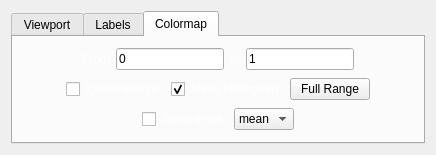
<?xml version="1.0" encoding="UTF-8"?>
<ui version="4.0">
 <class>Form</class>
 <widget class="QWidget" name="Form">
  <property name="geometry">
   <rect>
    <x>0</x>
    <y>0</y>
    <width>436</width>
    <height>155</height>
   </rect>
  </property>
  <property name="windowTitle">
   <string>Form</string>
  </property>
  <layout class="QGridLayout" name="gridLayout">
   <item row="0" column="0">
    <widget class="QTabWidget" name="tabWidget">
     <property name="currentIndex">
      <number>2</number>
     </property>
     <widget class="QWidget" name="tab">
      <attribute name="title">
       <string>Viewport</string>
      </attribute>
      <layout class="QVBoxLayout" name="verticalLayout_2">
       <item>
        <layout class="QHBoxLayout" name="horizontalLayout_5">
         <item>
          <spacer name="horizontalSpacer">
           <property name="orientation">
            <enum>Qt::Horizontal</enum>
           </property>
           <property name="sizeHint" stdset="0">
            <size>
             <width>40</width>
             <height>20</height>
            </size>
           </property>
          </spacer>
         </item>
         <item>
          <widget class="QLabel" name="label_5">
           <property name="palette">
            <palette>
             <active>
              <colorrole role="WindowText">
               <brush brushstyle="SolidPattern">
                <color alpha="255">
                 <red>255</red>
                 <green>255</green>
                 <blue>255</blue>
                </color>
               </brush>
              </colorrole>
             </active>
             <inactive>
              <colorrole role="WindowText">
               <brush brushstyle="SolidPattern">
                <color alpha="255">
                 <red>255</red>
                 <green>255</green>
                 <blue>255</blue>
                </color>
               </brush>
              </colorrole>
             </inactive>
             <disabled>
              <colorrole role="WindowText">
               <brush brushstyle="SolidPattern">
                <color alpha="255">
                 <red>127</red>
                 <green>127</green>
                 <blue>127</blue>
                </color>
               </brush>
              </colorrole>
             </disabled>
            </palette>
           </property>
           <property name="text">
            <string>Transpose:</string>
           </property>
          </widget>
         </item>
         <item>
          <widget class="QComboBox" name="transpose">
           <item>
            <property name="text">
             <string>Auto</string>
            </property>
           </item>
           <item>
            <property name="text">
             <string>Yes</string>
            </property>
           </item>
           <item>
            <property name="text">
             <string>No</string>
            </property>
           </item>
          </widget>
         </item>
         <item>
          <widget class="QLabel" name="label_7">
           <property name="palette">
            <palette>
             <active>
              <colorrole role="WindowText">
               <brush brushstyle="SolidPattern">
                <color alpha="255">
                 <red>255</red>
                 <green>255</green>
                 <blue>255</blue>
                </color>
               </brush>
              </colorrole>
             </active>
             <inactive>
              <colorrole role="WindowText">
               <brush brushstyle="SolidPattern">
                <color alpha="255">
                 <red>255</red>
                 <green>255</green>
                 <blue>255</blue>
                </color>
               </brush>
              </colorrole>
             </inactive>
             <disabled>
              <colorrole role="WindowText">
               <brush brushstyle="SolidPattern">
                <color alpha="255">
                 <red>127</red>
                 <green>127</green>
                 <blue>127</blue>
                </color>
               </brush>
              </colorrole>
             </disabled>
            </palette>
           </property>
           <property name="text">
            <string>Flip Y:</string>
           </property>
          </widget>
         </item>
         <item>
          <widget class="QComboBox" name="flipy">
           <item>
            <property name="text">
             <string>Auto</string>
            </property>
           </item>
           <item>
            <property name="text">
             <string>Yes</string>
            </property>
           </item>
           <item>
            <property name="text">
             <string>No</string>
            </property>
           </item>
          </widget>
         </item>
         <item>
          <spacer name="horizontalSpacer_2">
           <property name="orientation">
            <enum>Qt::Horizontal</enum>
           </property>
           <property name="sizeHint" stdset="0">
            <size>
             <width>40</width>
             <height>20</height>
            </size>
           </property>
          </spacer>
         </item>
        </layout>
       </item>
       <item>
        <layout class="QHBoxLayout" name="horizontalLayout">
         <item>
          <spacer name="horizontalSpacer_10">
           <property name="orientation">
            <enum>Qt::Horizontal</enum>
           </property>
           <property name="sizeHint" stdset="0">
            <size>
             <width>40</width>
             <height>20</height>
            </size>
           </property>
          </spacer>
         </item>
         <item>
          <widget class="QCheckBox" name="x_show">
           <property name="palette">
            <palette>
             <active>
              <colorrole role="WindowText">
               <brush brushstyle="SolidPattern">
                <color alpha="255">
                 <red>255</red>
                 <green>255</green>
                 <blue>255</blue>
                </color>
               </brush>
              </colorrole>
             </active>
             <inactive>
              <colorrole role="WindowText">
               <brush brushstyle="SolidPattern">
                <color alpha="255">
                 <red>255</red>
                 <green>255</green>
                 <blue>255</blue>
                </color>
               </brush>
              </colorrole>
             </inactive>
             <disabled>
              <colorrole role="WindowText">
               <brush brushstyle="SolidPattern">
                <color alpha="255">
                 <red>127</red>
                 <green>127</green>
                 <blue>127</blue>
                </color>
               </brush>
              </colorrole>
             </disabled>
            </palette>
           </property>
           <property name="text">
            <string>Show X axis</string>
           </property>
           <property name="checked">
            <bool>true</bool>
           </property>
          </widget>
         </item>
         <item>
          <widget class="QCheckBox" name="y_show">
           <property name="palette">
            <palette>
             <active>
              <colorrole role="WindowText">
               <brush brushstyle="SolidPattern">
                <color alpha="255">
                 <red>255</red>
                 <green>255</green>
                 <blue>255</blue>
                </color>
               </brush>
              </colorrole>
             </active>
             <inactive>
              <colorrole role="WindowText">
               <brush brushstyle="SolidPattern">
                <color alpha="255">
                 <red>255</red>
                 <green>255</green>
                 <blue>255</blue>
                </color>
               </brush>
              </colorrole>
             </inactive>
             <disabled>
              <colorrole role="WindowText">
               <brush brushstyle="SolidPattern">
                <color alpha="255">
                 <red>127</red>
                 <green>127</green>
                 <blue>127</blue>
                </color>
               </brush>
              </colorrole>
             </disabled>
            </palette>
           </property>
           <property name="text">
            <string>Show Y axis</string>
           </property>
           <property name="checked">
            <bool>true</bool>
           </property>
          </widget>
         </item>
         <item>
          <spacer name="horizontalSpacer_9">
           <property name="orientation">
            <enum>Qt::Horizontal</enum>
           </property>
           <property name="sizeHint" stdset="0">
            <size>
             <width>40</width>
             <height>20</height>
            </size>
           </property>
          </spacer>
         </item>
        </layout>
       </item>
      </layout>
     </widget>
     <widget class="QWidget" name="tab_2">
      <attribute name="title">
       <string>Labels</string>
      </attribute>
      <layout class="QVBoxLayout" name="verticalLayout">
       <item>
        <layout class="QHBoxLayout" name="horizontalLayout_2">
         <item>
          <spacer name="horizontalSpacer_3">
           <property name="orientation">
            <enum>Qt::Horizontal</enum>
           </property>
           <property name="sizeHint" stdset="0">
            <size>
             <width>40</width>
             <height>20</height>
            </size>
           </property>
          </spacer>
         </item>
         <item>
          <widget class="QLabel" name="label">
           <property name="palette">
            <palette>
             <active>
              <colorrole role="WindowText">
               <brush brushstyle="SolidPattern">
                <color alpha="255">
                 <red>255</red>
                 <green>255</green>
                 <blue>255</blue>
                </color>
               </brush>
              </colorrole>
             </active>
             <inactive>
              <colorrole role="WindowText">
               <brush brushstyle="SolidPattern">
                <color alpha="255">
                 <red>255</red>
                 <green>255</green>
                 <blue>255</blue>
                </color>
               </brush>
              </colorrole>
             </inactive>
             <disabled>
              <colorrole role="WindowText">
               <brush brushstyle="SolidPattern">
                <color alpha="255">
                 <red>127</red>
                 <green>127</green>
                 <blue>127</blue>
                </color>
               </brush>
              </colorrole>
             </disabled>
            </palette>
           </property>
           <property name="text">
            <string>X:</string>
           </property>
          </widget>
         </item>
         <item>
          <widget class="QLineEdit" name="x_label">
           <property name="enabled">
            <bool>false</bool>
           </property>
          </widget>
         </item>
         <item>
          <widget class="QCheckBox" name="x_label_auto">
           <property name="palette">
            <palette>
             <active>
              <colorrole role="WindowText">
               <brush brushstyle="SolidPattern">
                <color alpha="255">
                 <red>255</red>
                 <green>255</green>
                 <blue>255</blue>
                </color>
               </brush>
              </colorrole>
             </active>
             <inactive>
              <colorrole role="WindowText">
               <brush brushstyle="SolidPattern">
                <color alpha="255">
                 <red>255</red>
                 <green>255</green>
                 <blue>255</blue>
                </color>
               </brush>
              </colorrole>
             </inactive>
             <disabled>
              <colorrole role="WindowText">
               <brush brushstyle="SolidPattern">
                <color alpha="255">
                 <red>127</red>
                 <green>127</green>
                 <blue>127</blue>
                </color>
               </brush>
              </colorrole>
             </disabled>
            </palette>
           </property>
           <property name="text">
            <string>Auto</string>
           </property>
           <property name="checked">
            <bool>true</bool>
           </property>
          </widget>
         </item>
         <item>
          <spacer name="horizontalSpacer_4">
           <property name="orientation">
            <enum>Qt::Horizontal</enum>
           </property>
           <property name="sizeHint" stdset="0">
            <size>
             <width>40</width>
             <height>20</height>
            </size>
           </property>
          </spacer>
         </item>
        </layout>
       </item>
       <item>
        <layout class="QHBoxLayout" name="horizontalLayout_3">
         <item>
          <spacer name="horizontalSpacer_6">
           <property name="orientation">
            <enum>Qt::Horizontal</enum>
           </property>
           <property name="sizeHint" stdset="0">
            <size>
             <width>40</width>
             <height>20</height>
            </size>
           </property>
          </spacer>
         </item>
         <item>
          <widget class="QLabel" name="label_2">
           <property name="palette">
            <palette>
             <active>
              <colorrole role="WindowText">
               <brush brushstyle="SolidPattern">
                <color alpha="255">
                 <red>255</red>
                 <green>255</green>
                 <blue>255</blue>
                </color>
               </brush>
              </colorrole>
             </active>
             <inactive>
              <colorrole role="WindowText">
               <brush brushstyle="SolidPattern">
                <color alpha="255">
                 <red>255</red>
                 <green>255</green>
                 <blue>255</blue>
                </color>
               </brush>
              </colorrole>
             </inactive>
             <disabled>
              <colorrole role="WindowText">
               <brush brushstyle="SolidPattern">
                <color alpha="255">
                 <red>127</red>
                 <green>127</green>
                 <blue>127</blue>
                </color>
               </brush>
              </colorrole>
             </disabled>
            </palette>
           </property>
           <property name="text">
            <string>Y:</string>
           </property>
          </widget>
         </item>
         <item>
          <widget class="QLineEdit" name="y_label">
           <property name="enabled">
            <bool>false</bool>
           </property>
          </widget>
         </item>
         <item>
          <widget class="QCheckBox" name="y_label_auto">
           <property name="palette">
            <palette>
             <active>
              <colorrole role="WindowText">
               <brush brushstyle="SolidPattern">
                <color alpha="255">
                 <red>255</red>
                 <green>255</green>
                 <blue>255</blue>
                </color>
               </brush>
              </colorrole>
             </active>
             <inactive>
              <colorrole role="WindowText">
               <brush brushstyle="SolidPattern">
                <color alpha="255">
                 <red>255</red>
                 <green>255</green>
                 <blue>255</blue>
                </color>
               </brush>
              </colorrole>
             </inactive>
             <disabled>
              <colorrole role="WindowText">
               <brush brushstyle="SolidPattern">
                <color alpha="255">
                 <red>127</red>
                 <green>127</green>
                 <blue>127</blue>
                </color>
               </brush>
              </colorrole>
             </disabled>
            </palette>
           </property>
           <property name="text">
            <string>Auto</string>
           </property>
           <property name="checked">
            <bool>true</bool>
           </property>
          </widget>
         </item>
         <item>
          <spacer name="horizontalSpacer_5">
           <property name="orientation">
            <enum>Qt::Horizontal</enum>
           </property>
           <property name="sizeHint" stdset="0">
            <size>
             <width>40</width>
             <height>20</height>
            </size>
           </property>
          </spacer>
         </item>
        </layout>
       </item>
      </layout>
     </widget>
     <widget class="QWidget" name="tab_4">
      <attribute name="title">
       <string>Colormap</string>
      </attribute>
      <layout class="QGridLayout" name="gridLayout_3">
       <item row="0" column="0">
        <layout class="QHBoxLayout" name="horizontalLayout_8">
         <item>
          <spacer name="horizontalSpacer_15">
           <property name="orientation">
            <enum>Qt::Horizontal</enum>
           </property>
           <property name="sizeHint" stdset="0">
            <size>
             <width>40</width>
             <height>20</height>
            </size>
           </property>
          </spacer>
         </item>
         <item>
          <widget class="QLabel" name="label_9">
           <property name="palette">
            <palette>
             <active>
              <colorrole role="WindowText">
               <brush brushstyle="SolidPattern">
                <color alpha="255">
                 <red>255</red>
                 <green>255</green>
                 <blue>255</blue>
                </color>
               </brush>
              </colorrole>
             </active>
             <inactive>
              <colorrole role="WindowText">
               <brush brushstyle="SolidPattern">
                <color alpha="255">
                 <red>255</red>
                 <green>255</green>
                 <blue>255</blue>
                </color>
               </brush>
              </colorrole>
             </inactive>
             <disabled>
              <colorrole role="WindowText">
               <brush brushstyle="SolidPattern">
                <color alpha="255">
                 <red>127</red>
                 <green>127</green>
                 <blue>127</blue>
                </color>
               </brush>
              </colorrole>
             </disabled>
            </palette>
           </property>
           <property name="text">
            <string>From</string>
           </property>
          </widget>
         </item>
         <item>
          <widget class="QLineEdit" name="colormap_min">
           <property name="text">
            <string>0</string>
           </property>
          </widget>
         </item>
         <item>
          <widget class="QLabel" name="label_10">
           <property name="palette">
            <palette>
             <active>
              <colorrole role="WindowText">
               <brush brushstyle="SolidPattern">
                <color alpha="255">
                 <red>255</red>
                 <green>255</green>
                 <blue>255</blue>
                </color>
               </brush>
              </colorrole>
             </active>
             <inactive>
              <colorrole role="WindowText">
               <brush brushstyle="SolidPattern">
                <color alpha="255">
                 <red>255</red>
                 <green>255</green>
                 <blue>255</blue>
                </color>
               </brush>
              </colorrole>
             </inactive>
             <disabled>
              <colorrole role="WindowText">
               <brush brushstyle="SolidPattern">
                <color alpha="255">
                 <red>127</red>
                 <green>127</green>
                 <blue>127</blue>
                </color>
               </brush>
              </colorrole>
             </disabled>
            </palette>
           </property>
           <property name="text">
            <string>to</string>
           </property>
          </widget>
         </item>
         <item>
          <widget class="QLineEdit" name="colormap_max">
           <property name="text">
            <string>1</string>
           </property>
          </widget>
         </item>
         <item>
          <spacer name="horizontalSpacer_16">
           <property name="orientation">
            <enum>Qt::Horizontal</enum>
           </property>
           <property name="sizeHint" stdset="0">
            <size>
             <width>40</width>
             <height>20</height>
            </size>
           </property>
          </spacer>
         </item>
        </layout>
       </item>
       <item row="1" column="0">
        <layout class="QHBoxLayout" name="horizontalLayout_4">
         <item>
          <spacer name="horizontalSpacer_7">
           <property name="orientation">
            <enum>Qt::Horizontal</enum>
           </property>
           <property name="sizeHint" stdset="0">
            <size>
             <width>40</width>
             <height>20</height>
            </size>
           </property>
          </spacer>
         </item>
         <item>
          <widget class="QCheckBox" name="ignore_source">
           <property name="palette">
            <palette>
             <active>
              <colorrole role="WindowText">
               <brush brushstyle="SolidPattern">
                <color alpha="255">
                 <red>255</red>
                 <green>255</green>
                 <blue>255</blue>
                </color>
               </brush>
              </colorrole>
             </active>
             <inactive>
              <colorrole role="WindowText">
               <brush brushstyle="SolidPattern">
                <color alpha="255">
                 <red>255</red>
                 <green>255</green>
                 <blue>255</blue>
                </color>
               </brush>
              </colorrole>
             </inactive>
             <disabled>
              <colorrole role="WindowText">
               <brush brushstyle="SolidPattern">
                <color alpha="255">
                 <red>127</red>
                 <green>127</green>
                 <blue>127</blue>
                </color>
               </brush>
              </colorrole>
             </disabled>
            </palette>
           </property>
           <property name="toolTip">
            <string>If enable then the vmin, vmax configuration parameters from the source will not be respected</string>
           </property>
           <property name="text">
            <string>Ignore source</string>
           </property>
          </widget>
         </item>
         <item>
          <widget class="QCheckBox" name="histogram_show">
           <property name="palette">
            <palette>
             <active>
              <colorrole role="WindowText">
               <brush brushstyle="SolidPattern">
                <color alpha="255">
                 <red>255</red>
                 <green>255</green>
                 <blue>255</blue>
                </color>
               </brush>
              </colorrole>
             </active>
             <inactive>
              <colorrole role="WindowText">
               <brush brushstyle="SolidPattern">
                <color alpha="255">
                 <red>255</red>
                 <green>255</green>
                 <blue>255</blue>
                </color>
               </brush>
              </colorrole>
             </inactive>
             <disabled>
              <colorrole role="WindowText">
               <brush brushstyle="SolidPattern">
                <color alpha="255">
                 <red>127</red>
                 <green>127</green>
                 <blue>127</blue>
                </color>
               </brush>
              </colorrole>
             </disabled>
            </palette>
           </property>
           <property name="text">
            <string>Show Histogram</string>
           </property>
           <property name="checked">
            <bool>true</bool>
           </property>
          </widget>
         </item>
         <item>
          <widget class="QPushButton" name="colormap_full_range">
           <property name="text">
            <string>Full Range</string>
           </property>
          </widget>
         </item>
         <item>
          <spacer name="horizontalSpacer_8">
           <property name="orientation">
            <enum>Qt::Horizontal</enum>
           </property>
           <property name="sizeHint" stdset="0">
            <size>
             <width>40</width>
             <height>20</height>
            </size>
           </property>
          </spacer>
         </item>
        </layout>
       </item>
       <item row="2" column="0">
        <layout class="QGridLayout" name="gridLayout_2">
         <item row="0" column="3">
          <spacer name="horizontalSpacer_11">
           <property name="orientation">
            <enum>Qt::Horizontal</enum>
           </property>
           <property name="sizeHint" stdset="0">
            <size>
             <width>40</width>
             <height>20</height>
            </size>
           </property>
          </spacer>
         </item>
         <item row="0" column="2">
          <widget class="QComboBox" name="trend_options">
           <property name="sizePolicy">
            <sizepolicy hsizetype="Preferred" vsizetype="Fixed">
             <horstretch>0</horstretch>
             <verstretch>0</verstretch>
            </sizepolicy>
           </property>
           <item>
            <property name="text">
             <string>mean</string>
            </property>
           </item>
           <item>
            <property name="text">
             <string>std</string>
            </property>
           </item>
           <item>
            <property name="text">
             <string>min</string>
            </property>
           </item>
           <item>
            <property name="text">
             <string>max</string>
            </property>
           </item>
          </widget>
         </item>
         <item row="0" column="1">
          <widget class="QCheckBox" name="show_trend">
           <property name="palette">
            <palette>
             <active>
              <colorrole role="WindowText">
               <brush brushstyle="SolidPattern">
                <color alpha="255">
                 <red>255</red>
                 <green>255</green>
                 <blue>255</blue>
                </color>
               </brush>
              </colorrole>
              <colorrole role="Text">
               <brush brushstyle="SolidPattern">
                <color alpha="255">
                 <red>0</red>
                 <green>0</green>
                 <blue>0</blue>
                </color>
               </brush>
              </colorrole>
             </active>
             <inactive>
              <colorrole role="WindowText">
               <brush brushstyle="SolidPattern">
                <color alpha="255">
                 <red>255</red>
                 <green>255</green>
                 <blue>255</blue>
                </color>
               </brush>
              </colorrole>
              <colorrole role="Text">
               <brush brushstyle="SolidPattern">
                <color alpha="255">
                 <red>0</red>
                 <green>0</green>
                 <blue>0</blue>
                </color>
               </brush>
              </colorrole>
             </inactive>
             <disabled>
              <colorrole role="WindowText">
               <brush brushstyle="SolidPattern">
                <color alpha="255">
                 <red>69</red>
                 <green>69</green>
                 <blue>69</blue>
                </color>
               </brush>
              </colorrole>
              <colorrole role="Text">
               <brush brushstyle="SolidPattern">
                <color alpha="255">
                 <red>69</red>
                 <green>69</green>
                 <blue>69</blue>
                </color>
               </brush>
              </colorrole>
             </disabled>
            </palette>
           </property>
           <property name="toolTip">
            <string>If enabled, instead of the latest image a trend is shown</string>
           </property>
           <property name="text">
            <string>Show trend</string>
           </property>
          </widget>
         </item>
         <item row="0" column="0">
          <spacer name="horizontalSpacer_12">
           <property name="orientation">
            <enum>Qt::Horizontal</enum>
           </property>
           <property name="sizeHint" stdset="0">
            <size>
             <width>40</width>
             <height>20</height>
            </size>
           </property>
          </spacer>
         </item>
        </layout>
       </item>
      </layout>
     </widget>
    </widget>
   </item>
  </layout>
 </widget>
 <resources/>
 <connections>
  <connection>
   <sender>colormap_max</sender>
   <signal>returnPressed()</signal>
   <receiver>tabWidget</receiver>
   <slot>setFocus()</slot>
   <hints>
    <hint type="sourcelabel">
     <x>245</x>
     <y>56</y>
    </hint>
    <hint type="destinationlabel">
     <x>166</x>
     <y>69</y>
    </hint>
   </hints>
  </connection>
  <connection>
   <sender>colormap_min</sender>
   <signal>returnPressed()</signal>
   <receiver>tabWidget</receiver>
   <slot>setFocus()</slot>
   <hints>
    <hint type="sourcelabel">
     <x>129</x>
     <y>56</y>
    </hint>
    <hint type="destinationlabel">
     <x>166</x>
     <y>69</y>
    </hint>
   </hints>
  </connection>
  <connection>
   <sender>x_label_auto</sender>
   <signal>toggled(bool)</signal>
   <receiver>x_label</receiver>
   <slot>setDisabled(bool)</slot>
   <hints>
    <hint type="sourcelabel">
     <x>287</x>
     <y>57</y>
    </hint>
    <hint type="destinationlabel">
     <x>187</x>
     <y>57</y>
    </hint>
   </hints>
  </connection>
  <connection>
   <sender>y_label_auto</sender>
   <signal>toggled(bool)</signal>
   <receiver>y_label</receiver>
   <slot>setDisabled(bool)</slot>
   <hints>
    <hint type="sourcelabel">
     <x>287</x>
     <y>96</y>
    </hint>
    <hint type="destinationlabel">
     <x>187</x>
     <y>96</y>
    </hint>
   </hints>
  </connection>
  <connection>
   <sender>y_label</sender>
   <signal>returnPressed()</signal>
   <receiver>tabWidget</receiver>
   <slot>setFocus()</slot>
   <hints>
    <hint type="sourcelabel">
     <x>187</x>
     <y>112</y>
    </hint>
    <hint type="destinationlabel">
     <x>204</x>
     <y>80</y>
    </hint>
   </hints>
  </connection>
  <connection>
   <sender>x_label</sender>
   <signal>returnPressed()</signal>
   <receiver>tabWidget</receiver>
   <slot>setFocus()</slot>
   <hints>
    <hint type="sourcelabel">
     <x>187</x>
     <y>63</y>
    </hint>
    <hint type="destinationlabel">
     <x>204</x>
     <y>80</y>
    </hint>
   </hints>
  </connection>
 </connections>
</ui>
